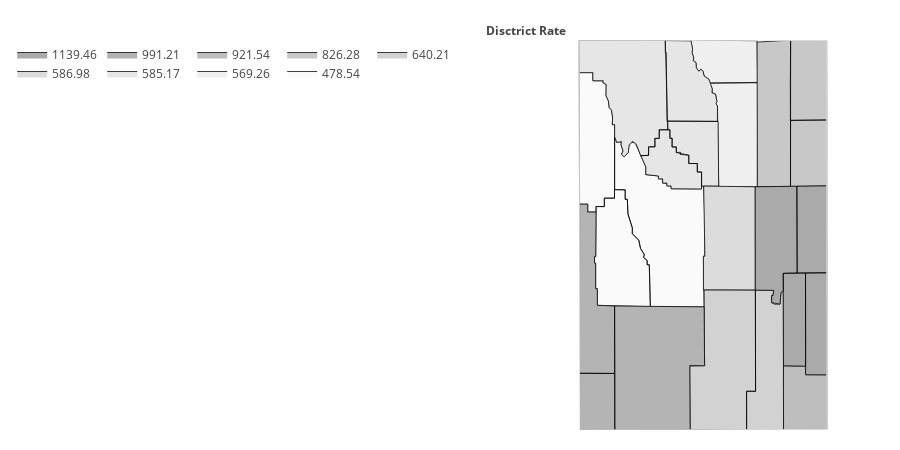

Source (notebook cell):
### Code cell
########placement rates chloropleth#########
display(HTML('<h1>DFS Placement Rates for {}</h1>'.format(YEAR)))
district_num = 0
placement_values = []
for county in counties:
    for county_arr_idx in range(len(placement_county_districts)):#search through county list to match county name with judicial district number
        if county in placement_county_districts[county_arr_idx]:
            placement_values.append(placement_rates_data.loc[idx[county_arr_idx+1,YEAR:YEAR], :]['Rate'][0])
            #print('county:{} found in {}, len(vals)={}, with value of {}'.format(county,placement_county_districts[county_arr_idx],len(values),placement_rates_data.loc[idx[county_arr_idx+1,YEAR:YEAR], :]['Rate']))
            #district_num = county_arr_idx
            
display(HTML(placement_rates_data.loc[idx[:,YEAR:YEAR], :].transpose().to_html()))

#values = [x for x in range(23)]
#fips = [str(x) for x in range(56000,56046) if x%2!=0]
# print(len(values))
# print(len(fips))
# print(fips)
# print(values)

fig = ff.create_choropleth(
    fips=fips, values=placement_values,colorscale=grey_scale,
    scope=['Wyoming'], county_outline={'color': 'rgb(0,0,0)', 'width': 0.75},
    legend_title='Disctrict Rate'
)
fig['layout']['legend'].update({'x': -.2,'orientation':'h'})
fig['layout']['annotations'][0].update({'x': -0.12, 'xanchor': 'left'})
pl.offline.iplot(fig, filename='placement_rates_choropleth_wyoming')

### Figure 1 — Plotly figure (JSON) as saved in the notebook; plotly's stock layout.template omitted (floating-point values rounded to 4 significant figures)
{"data": [{"fill": "toself", "fillcolor": "rgb(250,250,250)", "hoverinfo": "none", "line": {"color": "rgb(0,0,0)", "width": 0.75}, "mode": "lines", "name": "478.54", "type": "scatter", "uid": "ac30b0c4-b5f9-11e8-a737-e82aea1df894", "x": [-110.1, -110.0, -109.9, -109.9, -109.8, -109.9, -109.8, -109.7, -109.7, -109.6, -109.5, -109.2, -109.2, -108.8, -108.8, -108.7, -108.7, -108.6, -108.6, -108.5, -108.5, -107.6, -107.6, -107.5, -107.5, -107.5, -107.5, -107.5, -109.0, -109.1, -109.1, -109.1, -109.2, -109.2, -109.3, -109.4, -109.6, -109.6, -109.7, -109.7, -109.8, -109.8, -110.1, -110.1, null, -110.6, -110.6, -110.6, -110.3, -110.3, -110.1, -110.1, -109.8, -109.8, -109.7, -109.7, -109.6, -109.6, -109.4, -109.3, -109.2, -109.2, -109.1, -109.1, -109.1, -109.0, -110.5, -110.5, -110.6, -110.6, -110.6, -110.6, null, -111.1, -110.7, -110.7, -110.4, -110.4, -110.3, -110.3, -110.2, -110.2, -110.1, -110.1, -110.1, -110.1, -110.1, -110.3, -110.3, -110.6, -110.6, -110.8, -110.8, -111.0, -111.1, null], "y": [44.01, 43.95, 43.96, 43.93, 43.86, 43.83, 43.8, 43.85, 43.91, 43.95, 43.95, 43.7, 43.62, 43.61, 43.58, 43.58, 43.53, 43.53, 43.5, 43.5, 43.47, 43.47, 43.5, 43.5, 43.13, 42.78, 42.78, 42.26, 42.26, 42.69, 42.69, 42.74, 42.77, 42.8, 42.86, 42.95, 43.01, 43.07, 43.22, 43.37, 43.37, 43.46, 43.46, 44.01, null, 42.78, 42.78, 43.29, 43.29, 43.38, 43.38, 43.46, 43.46, 43.37, 43.37, 43.22, 43.07, 43.01, 42.95, 42.86, 42.8, 42.77, 42.74, 42.69, 42.69, 42.26, 42.28, 42.45, 42.45, 42.71, 42.71, 42.78, null, 44.67, 44.67, 44.58, 44.58, 44.56, 44.54, 44.43, 44.37, 44.31, 44.28, 44.21, 44.13, 44.13, 43.38, 43.38, 43.29, 43.29, 43.24, 43.24, 43.32, 43.32, 44.67, null]}, {"fill": "toself", "fillcolor": "rgb(240,240,240)", "hoverinfo": "none", "line": {"color": "rgb(0,0,0)", "width": 0.75}, "mode": "lines", "name": "569.26", "type": "scatter", "uid": "ac30b0c5-b5f9-11e8-a737-e82aea1df894", "x": [-107.4, -106.0, -106.0, -107.1, -107.1, -107.2, -107.2, -107.2, -107.3, -107.3, -107.4, null, -107.9, -106.0, -106.0, -107.4, -107.4, -107.5, -107.5, -107.6, -107.7, -107.7, -107.8, -107.8, -107.8, -107.9, -107.9, -107.9, null], "y": [44.56, 44.56, 43.49, 43.49, 44.32, 44.35, 44.37, 44.45, 44.46, 44.5, 44.56, null, 45.0, 44.99, 44.56, 44.56, 44.6, 44.63, 44.68, 44.7, 44.68, 44.72, 44.77, 44.79, 44.82, 44.87, 44.92, 45.0, null]}, {"fill": "toself", "fillcolor": "rgb(230,230,230)", "hoverinfo": "none", "line": {"color": "rgb(0,0,0)", "width": 0.75}, "mode": "lines", "name": "585.17", "type": "scatter", "uid": "ac30b0c6-b5f9-11e8-a737-e82aea1df894", "x": [-108.6, -107.9, -107.8, -107.9, -107.8, -107.8, -107.8, -107.7, -107.7, -107.6, -107.5, -107.5, -107.4, -107.3, -107.3, -107.2, -107.2, -107.2, -107.1, -107.1, -108.6, -108.6, -108.6, -108.6, null, -109.3, -109.1, -109.1, -108.9, -108.9, -108.8, -108.8, -108.5, -108.5, -108.4, -108.4, -108.3, -108.3, -108.0, -108.0, -107.7, -107.7, -107.6, -107.6, -108.5, -108.5, -108.6, -108.6, -108.7, -108.7, -108.8, -108.8, -109.2, -109.2, -109.3, null, -111.1, -111.1, -108.6, -108.6, -108.8, -108.8, -108.9, -108.9, -109.1, -109.1, -109.3, -109.4, -109.5, -109.6, -109.7, -109.8, -109.9, -109.8, -109.9, -109.9, -110.0, -110.1, -110.1, -110.1, -110.1, -110.1, -110.2, -110.2, -110.3, -110.3, -110.4, -110.4, -110.7, -110.7, -111.1, -111.1, null, -108.6, -107.1, -107.1, -107.6, -107.6, -107.7, -107.7, -108.0, -108.0, -108.2, -108.2, -108.2, -108.3, -108.3, -108.4, -108.4, -108.5, -108.5, -108.6, -108.6, null], "y": [45.0, 44.99, 44.91, 44.87, 44.82, 44.79, 44.77, 44.72, 44.68, 44.7, 44.68, 44.63, 44.6, 44.5, 44.46, 44.45, 44.37, 44.35, 44.32, 44.17, 44.17, 44.87, 44.87, 45.0, null, 43.81, 43.82, 43.9, 43.9, 43.99, 43.99, 44.08, 44.08, 43.99, 43.99, 43.9, 43.9, 43.85, 43.82, 43.73, 43.73, 43.65, 43.65, 43.47, 43.47, 43.5, 43.5, 43.53, 43.53, 43.58, 43.58, 43.61, 43.62, 43.7, 43.81, null, 44.87, 45.0, 45.0, 44.08, 44.08, 43.99, 43.99, 43.9, 43.9, 43.82, 43.81, 43.93, 43.96, 43.92, 43.85, 43.8, 43.83, 43.86, 43.93, 43.96, 43.95, 44.01, 44.13, 44.13, 44.21, 44.28, 44.31, 44.37, 44.43, 44.54, 44.56, 44.58, 44.58, 44.67, 44.67, 44.87, null, 44.17, 44.17, 43.5, 43.5, 43.65, 43.65, 43.73, 43.73, 43.82, 43.82, 43.83, 43.85, 43.85, 43.9, 43.9, 43.99, 43.99, 44.08, 44.08, 44.17, null]}, {"fill": "toself", "fillcolor": "rgb(220,220,220)", "hoverinfo": "none", "line": {"color": "rgb(0,0,0)", "width": 0.75}, "mode": "lines", "name": "586.98", "type": "scatter", "uid": "ac30b0c7-b5f9-11e8-a737-e82aea1df894", "x": [-107.5, -107.5, -107.5, -106.1, -106.1, -107.5, -107.5, null], "y": [42.78, 42.78, 43.5, 43.49, 42.43, 42.43, 42.78, null]}, {"fill": "toself", "fillcolor": "rgb(210,210,210)", "hoverinfo": "none", "line": {"color": "rgb(0,0,0)", "width": 0.75}, "mode": "lines", "name": "640.21", "type": "scatter", "uid": "ac30b0c8-b5f9-11e8-a737-e82aea1df894", "x": [-106.3, -106.1, -106.1, -105.6, -105.6, -105.6, -105.6, -105.5, -105.4, -105.4, -105.3, -105.3, -106.3, -106.3, null, -107.9, -107.5, -107.5, -106.1, -106.1, -106.3, -106.3, -107.9, -107.9, null], "y": [41.4, 41.4, 42.43, 42.43, 42.38, 42.38, 42.3, 42.29, 42.29, 42.4, 42.43, 41.0, 41.0, 41.4, null, 41.65, 41.66, 42.43, 42.43, 41.4, 41.4, 41.0, 41.0, 41.65, null]}, {"fill": "toself", "fillcolor": "rgb(200,200,200)", "hoverinfo": "none", "line": {"color": "rgb(0,0,0)", "width": 0.75}, "mode": "lines", "name": "826.28", "type": "scatter", "uid": "ac30b0c9-b5f9-11e8-a737-e82aea1df894", "x": [-106.0, -105.1, -105.1, -106.0, -106.0, null, -105.1, -105.1, -104.1, -104.1, -105.1, -105.1, null, -105.1, -105.1, -104.1, -104.1, -105.1, -105.1, null], "y": [44.98, 45.0, 43.5, 43.49, 44.98, null, 44.54, 45.0, 45.0, 44.18, 44.18, 44.54, null, 43.97, 44.18, 44.18, 43.5, 43.5, 43.97, null]}, {"fill": "toself", "fillcolor": "rgb(190,190,190)", "hoverinfo": "none", "line": {"color": "rgb(0,0,0)", "width": 0.75}, "mode": "lines", "name": "921.54", "type": "scatter", "uid": "ac30b0ca-b5f9-11e8-a737-e82aea1df894", "x": [-105.3, -105.3, -104.7, -104.7, -104.1, -104.1, -105.3, -105.3, null], "y": [41.4, 41.66, 41.65, 41.57, 41.56, 41.0, 41.0, 41.4, null]}, {"fill": "toself", "fillcolor": "rgb(180,180,180)", "hoverinfo": "none", "line": {"color": "rgb(0,0,0)", "width": 0.75}, "mode": "lines", "name": "991.21", "type": "scatter", "uid": "ac30b0cb-b5f9-11e8-a737-e82aea1df894", "x": [-111.0, -111.0, -110.8, -110.8, -110.6, -110.6, -110.6, -110.6, -110.6, -110.6, -110.5, -110.5, -110.1, -110.0, -111.0, -111.0, null, -110.1, -110.1, -107.5, -107.5, -107.9, -107.9, -110.0, -110.1, null, -111.0, -111.0, -110.0, -110.0, -111.0, -111.0, null], "y": [42.15, 43.32, 43.32, 43.24, 43.24, 42.78, 42.78, 42.71, 42.71, 42.45, 42.45, 42.28, 42.27, 41.58, 41.58, 42.15, null, 42.01, 42.27, 42.26, 41.66, 41.66, 41.0, 41.0, 42.01, null, 41.16, 41.58, 41.58, 41.0, 41.0, 41.16, null]}, {"fill": "toself", "fillcolor": "rgb(170,170,170)", "hoverinfo": "none", "line": {"color": "rgb(0,0,0)", "width": 0.75}, "mode": "lines", "name": "1139.46", "type": "scatter", "uid": "ac30b0cc-b5f9-11e8-a737-e82aea1df894", "x": [-106.1, -104.9, -104.9, -105.3, -105.3, -105.4, -105.4, -105.6, -105.6, -105.6, -105.6, -106.1, -106.1, null, -104.7, -104.1, -104.1, -104.7, -104.7, null, -104.9, -104.1, -104.1, -104.9, -104.9, null, -105.3, -104.7, -104.7, -105.3, -105.3, null], "y": [43.49, 43.5, 42.61, 42.61, 42.43, 42.4, 42.29, 42.3, 42.38, 42.38, 42.43, 42.43, 43.49, null, 42.61, 42.61, 41.56, 41.57, 42.61, null, 43.5, 43.5, 42.61, 42.61, 43.5, null, 42.61, 42.61, 41.65, 41.66, 42.61, null]}, {"hoverinfo": "text", "legendgroup": "centroids", "marker": {"color": "white", "opacity": 0}, "mode": "markers", "name": "US Counties", "selected": {"marker": {"color": "white", "opacity": 1, "size": 3}}, "showlegend": false, "text": ["County: Albany<br>State: Wyoming<br>FIPS: 56001<br>Value: 640.21", "County: Big Horn<br>State: Wyoming<br>FIPS: 56003<br>Value: 585.17", "County: Campbell<br>State: Wyoming<br>FIPS: 56005<br>Value: 826.28", "County: Carbon<br>State: Wyoming<br>FIPS: 56007<br>Value: 640.21", "County: Converse<br>State: Wyoming<br>FIPS: 56009<br>Value: 1139.46", "County: Crook<br>State: Wyoming<br>FIPS: 56011<br>Value: 826.28", "County: Fremont<br>State: Wyoming<br>FIPS: 56013<br>Value: 478.54", "County: Goshen<br>State: Wyoming<br>FIPS: 56015<br>Value: 1139.46", "County: Hot Springs<br>State: Wyoming<br>FIPS: 56017<br>Value: 585.17", "County: Johnson<br>State: Wyoming<br>FIPS: 56019<br>Value: 569.26", "County: Laramie<br>State: Wyoming<br>FIPS: 56021<br>Value: 921.54", "County: Lincoln<br>State: Wyoming<br>FIPS: 56023<br>Value: 991.21", "County: Natrona<br>State: Wyoming<br>FIPS: 56025<br>Value: 586.98", "County: Niobrara<br>State: Wyoming<br>FIPS: 56027<br>Value: 1139.46", "County: Park<br>State: Wyoming<br>FIPS: 56029<br>Value: 585.17", "County: Platte<br>State: Wyoming<br>FIPS: 56031<br>Value: 1139.46", "County: Sheridan<br>State: Wyoming<br>FIPS: 56033<br>Value: 569.26", "County: Sublette<br>State: Wyoming<br>FIPS: 56035<br>Value: 478.54", "County: Sweetwater<br>State: Wyoming<br>FIPS: 56037<br>Value: 991.21", "County: Teton<br>State: Wyoming<br>FIPS: 56039<br>Value: 478.54", "County: Uinta<br>State: Wyoming<br>FIPS: 56041<br>Value: 991.21", "County: Washakie<br>State: Wyoming<br>FIPS: 56043<br>Value: 585.17", "County: Weston<br>State: Wyoming<br>FIPS: 56045<br>Value: 826.28"], "type": "scatter", "uid": "ac30b0cd-b5f9-11e8-a737-e82aea1df894", "unselected": {"marker": {"opacity": 0}}, "x": [-105.7, -108.0, -105.5, -106.9, -105.5, -104.6, -108.6, -104.4, -108.4, -106.6, -104.7, -110.7, -106.8, -104.5, -109.6, -105.0, -106.9, -109.9, -108.9, -110.6, -110.5, -107.7, -104.6], "y": [41.65, 44.53, 44.25, 41.69, 42.97, 44.59, 43.04, 42.09, 43.72, 44.04, 41.31, 42.26, 42.96, 43.06, 44.52, 42.13, 44.79, 42.77, 41.66, 43.93, 41.29, 43.9, 43.84]}, {"hoverinfo": "text", "legendgroup": "States", "line": {"color": "rgb(240, 240, 240)", "width": 1}, "mode": "lines", "showlegend": false, "type": "scatter", "uid": "ac30b0ce-b5f9-11e8-a737-e82aea1df894", "x": [-111.1, -111.1, -104.1, -104.1, -111.0, -111.1, null], "y": [44.87, 45.0, 45.0, 41.0, 41.0, 44.87, null]}], "layout": {"annotations": [{"showarrow": false, "text": "<b>Disctrict Rate</b>", "x": -0.12, "xanchor": "left", "xref": "paper", "y": 1.05, "yref": "paper"}], "dragmode": "select", "height": 450, "hovermode": "closest", "legend": {"orientation": "h", "traceorder": "reversed", "x": -0.2, "xanchor": "right", "y": 1, "yanchor": "top"}, "margin": {"b": 20, "l": 20, "r": 20, "t": 40}, "width": 900, "xaxis": {"autorange": false, "fixedrange": true, "range": [-112.6, -102.6], "showgrid": false, "showticklabels": false, "zeroline": false}, "yaxis": {"autorange": false, "fixedrange": true, "range": [41.0, 45.0], "showgrid": false, "showticklabels": false, "zeroline": false}}}
